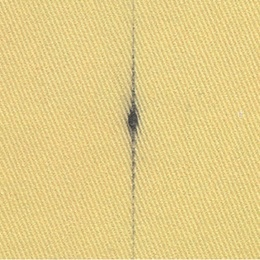
%> input picture code/matlab code/survey/Morphological/Im (18).jpg, 260 x 260 px, shrunk from 512 x 512 before the run
$ octave test.m   (GNU Octave 9; MATLAB toolbox functions it lacks are replaced by stand-ins)
%> lines starting %> are read from the running program, lines starting %| are printed output that depends on the picture; in (x1, y1, x2, y2) boxes, pixels count from 0 and x2, y2 are one past the last pixel; in counts of white or black regions, pixels touching at a corner belong together; the program's own positions count from 1
clc
close all
clear all

kkk=48;
% for oi=1:47
I=imread('Im (18).jpg');
%> I is the input picture: size 260x260x3 uint8; mean R, G, B 227.9, 205.4, 135.4
I = rgb2gray(I);
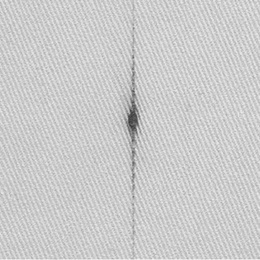
%> I: size 260x260 uint8; min 54, max 243, mean 204.1
%imshow(I)
J=edge(I);
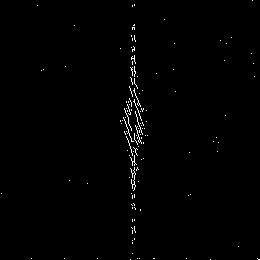
%> J: size 260x260 logical; 0.8% white in thin lines or dots
%figure
%imshow(J)
Ifill = imfill(J,'holes');
%> Ifill: size 260x260 logical; 0.81% white in thin lines or dots
%figure, imshow(Ifill)
se = strel('disk', 5);
C= imclose(Ifill,se);
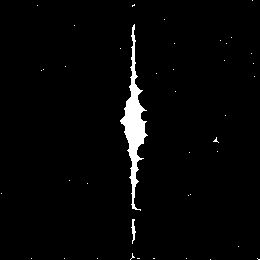
%> C: size 260x260 logical; 2.5% white; 41 white regions (39 under 20 px), largest, box (x1, y1, x2, y2) and area: (120, 24, 148, 211) 1552, (131, 219, 136, 244) 60
K=bwlabel(C);
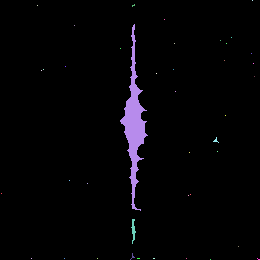
%> K: size 260x260 double; 42 distinct labels, from 0 to 41; one colour per label, 0 black
S=size(K);
%> S = [260 260]
count=zeros(1,max(max(K)));
for k=1:max(max(K))
    for i=1:S(1)
        for j=1:S(2)
            if K(i,j)==k
                count(k)=count(k)+1;
            end
        end
    end
end
%> this loop made 41 passes
%> after the loop, count = 41 values, max 1552 at index 13, min 1 at index 1, mean 41
t=1:max(max(K));
%> t = 41 values from 1 to 41
count=[count;t];
%> count = 41 columns, first 8: [1 1 1 1 1 1 1 1; 1 2 3 4 5 6 7 8]
count=count';
%> count = 41 rows, first 12: [1 1; 1 2; 1 3; 1 4; 1 5; 1 6; 1 7; 1 8; 1 9; 1 10; 1 11; 1 12]
D=sortrows(count,1);
%> D has the same summary as count


for i=1:S(1)
    for j=1:S(2)
        if (K(i,j)==D(end,2))
            C(i,j)=255;
        else
            C(i,j)=0;
        end
    end
end
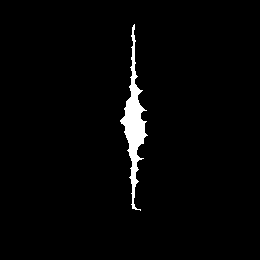
%> C: size 260x260 logical; 2.3% white; 1 white region, box (x1, y1, x2, y2) and area: (120, 24, 148, 211) 1552

Ce = imfill(C,'holes');
figure, imshow(Ce)
